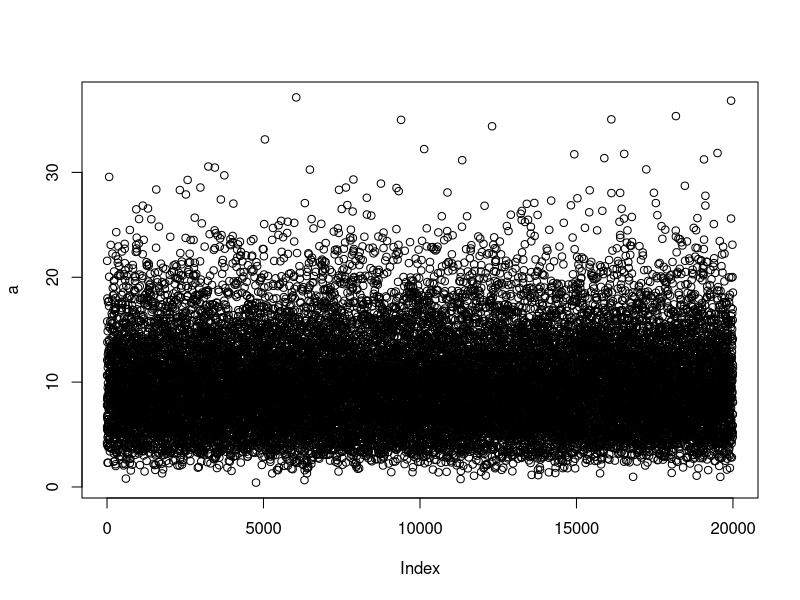
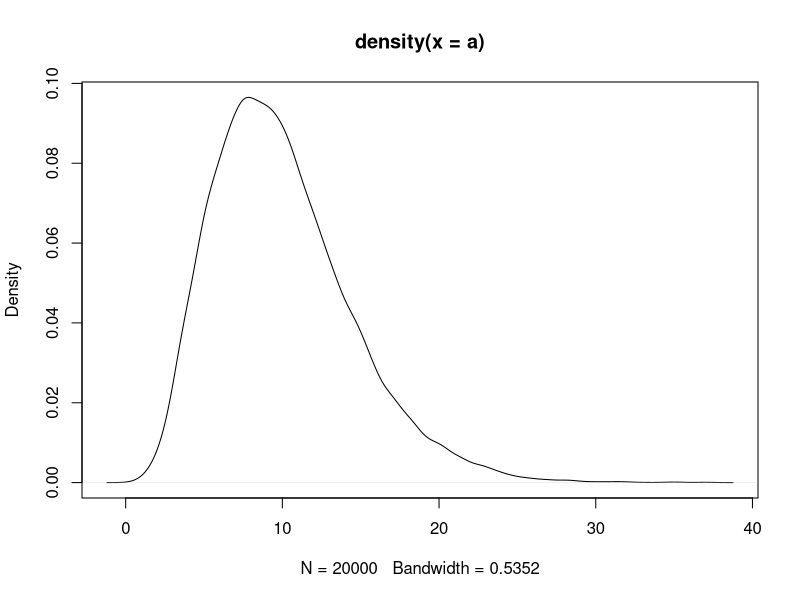
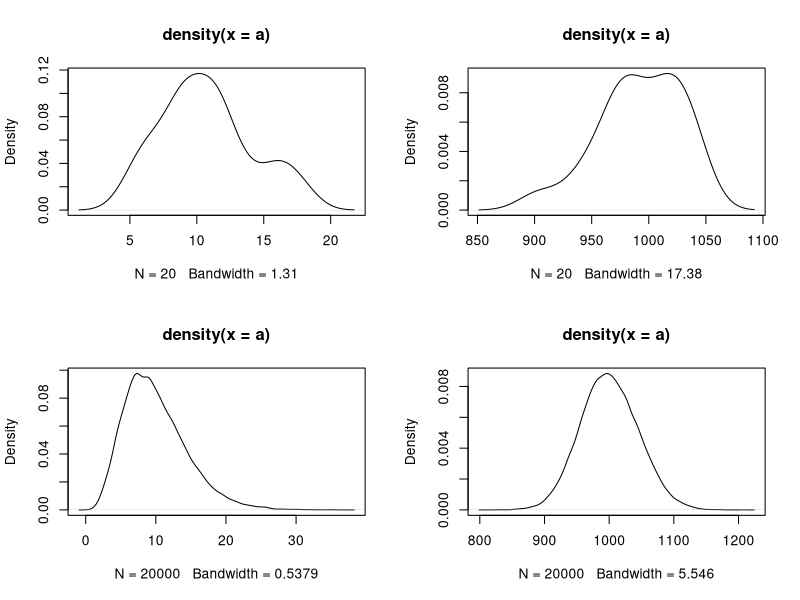

Source code (R) for these figures, in order:
#skewness kartosis


#chi- square


a=rchisq(20000,10) # 10 df
plot(a)
plot(density(a))

par(mfrow= c(2,2))

a=rchisq(20,10)
plot(density(a))

a=rchisq(20,1000)
plot(density(a))

a=rchisq(20000,10)
plot(density(a))

a=rchisq(20000,1000)
plot(density(a))




#sample space
#coin toss 10 times
2^10

s =c("h","t")
p =c("h","t")

n_coin=3
for( i in 1:(n_coin-1)){
  s= outer(s,p,paste0)
  
}
s
c(s)
a=c(s)
a

n=length(s)
n_h= sum(grepl("h",a))
n_h= sum(grepl("hh",a)) # ans is wrong

a[3][1]


grepl("hh",a[3])
sum(grepl("hh",a[3]))
sum(grepl("hh",a[2]))
sum(grepl("h",a[1]))
sum(grepl("h",a[[1]][3]))
sum(grepl("h",a[3]))




s =c("h","t")
p =c("h","t")

n_coin=3
for( i in 1:(n_coin-1)){
  s= outer(s,p,paste0)
  
}
s
c(s)
a=c(s)
a



n=length(a)
a[1]
abc= 0
for (i in 1:n){
  lt= unlist(strsplit(a[i],""))
  #lt= unlist(strsplit(a[1],""))
  lt
  #n1= length(a[i])
  n1= 3
  count1=0;
  for(j in 1:n1){
    lt[1]
    if(lt[j]=="h"){
      count1=count1+1
    }
  }
  if(count1>=2){
    abc=abc+1
  }
}
p= abc/8
p



for(i in 1:n){
  n_h= sum(grepl("hh",a[i]))
}


n_h= sum(grepl("hhh",a))
n_h




s =c(1,2,3,4,5,6)
p =c(1,2,3,4,5,6)

n_dias=2
for( i in 1:(n_dias-1)){
  s= outer(s,p,paste0)
  
}
s
c(s)
a=c(s)
a



##

bb= a[which(lengths(regmatches(a,gregexpr("h",a)))==2)]



## my work
a[1]
a[[1]]
sum1=0
for( i in 1:(n_coin-1)){
  for(j in 10){
    a[i][j]
  }
}









#regression
#corelation coiffecient
x=c(2,4,5,6,6,5,7,6,6,7)
y=c(4,4,5,6,5,5,4,4,5,4) #not reletion
y1= 2*x+5



cor(x,y1)
cor(x,y)
rg=lm(y~x)
a=function(b){
  
}

sum1=0
sx=0
ssx=0
ssy=0
sy=0
spxy=0
n=length(x)
for(i in 1:n){
  sx= sx+x[i]
  ssx= ssx+x[i]^2
  ssy= ssy+y[i]^2
  sy= sy+y[i]
  spxy= spxy+(x[i]*y[i])
  
}
v= spxy-(sx*sy)/n
v1= sqrt((ssx-(sx^2)/n)*(ssy-(sy^2)/n))
v2= (ssx-(sx^2)/n)

coef= v/v1
r=coef

b= v/v2
b
# ybar = a+ b xbar
a= sy/n - (b)*(sx/n)
a
